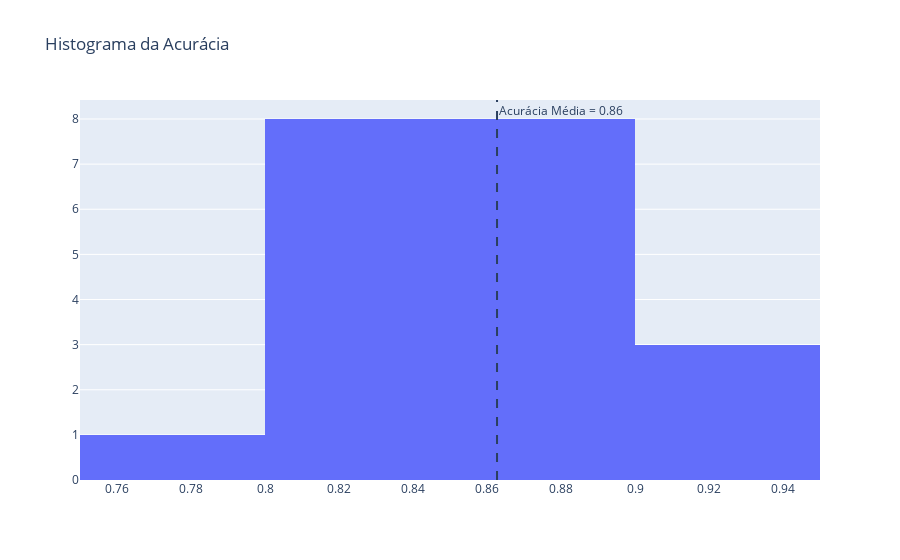

The notebook cell this image was saved under:
### Code cell
plot_accuracies(tree_res['accuracies'])

### Figure 1 — Plotly figure (JSON) as saved in the notebook; plotly's stock layout.template omitted (floating-point values rounded to 4 significant figures)
{"data": [{"nbinsx": 5, "type": "histogram", "x": [0.8438, 0.8594, 0.8906, 0.8438, 0.8281, 0.8438, 0.9375, 0.9375, 0.8889, 0.8254, 0.8889, 0.8413, 0.8254, 0.8571, 0.8413, 0.7619, 0.873, 0.873, 0.8889, 0.9048]}], "layout": {"annotations": [{"showarrow": false, "text": "Acurácia Média = 0.86", "x": 0.8627, "xanchor": "left", "xref": "x", "y": 1, "yanchor": "top", "yref": "y domain"}], "autosize": true, "shapes": [{"line": {"dash": "dash"}, "type": "line", "x0": 0.8627, "x1": 0.8627, "xref": "x", "y0": 0, "y1": 1, "yref": "y domain"}], "title": {"text": "Histograma da Acurácia"}, "xaxis": {"autorange": true, "range": [0.75, 0.95], "type": "linear"}, "yaxis": {"autorange": true, "range": [0, 8.421]}}}
